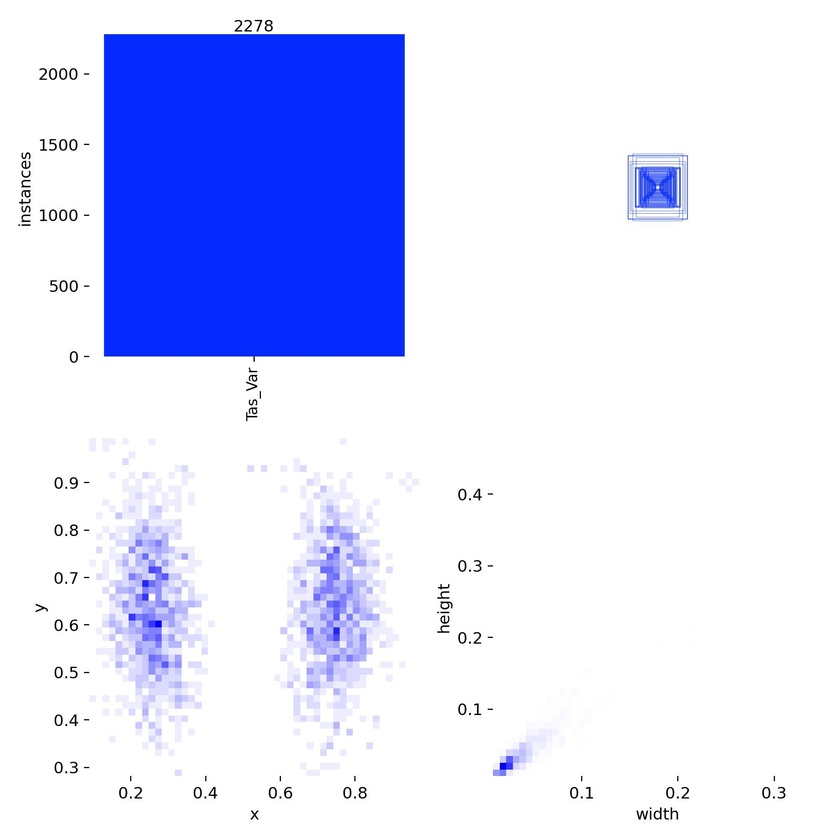
#> input picture runs/train_yolov8l_data_20251121_010025/labels.jpg, 840 x 840 px, shrunk from 1600 x 1600 before the run
$ python -i preprocessing_1.py   (imports and definitions only)
#> lines starting #> are read from the running program, lines starting #| are printed output that depends on the picture
#> further down, picture is the input picture: shape (840, 840, 3); mean B, G, R 253.1, 221.2, 216.1
import cv2 as cv
import numpy as np
import os
import shutil


def process_image(img: np.ndarray,
                  blur_kernel : tuple[int, int] = (3, 3),
                  gamma: float = 0.5,
                  blend_weights: tuple[float, float] = (-0.4, 1.6)) -> np.ndarray:
    # Apply Gaussian blur
#> called with blur_kernel = (3, 3), gamma = 0.5, blend_weights = (-0.4, 1.6)
    img = cv.GaussianBlur(img, blur_kernel, sigmaX=0)
    # Apply gamma correction
    inv_gamma = 1.0 / gamma
    table = np.array([(i/255.0)**inv_gamma * 255 for i in range(256)]).astype("uint8")
    img_gamma = cv.LUT(img, table)
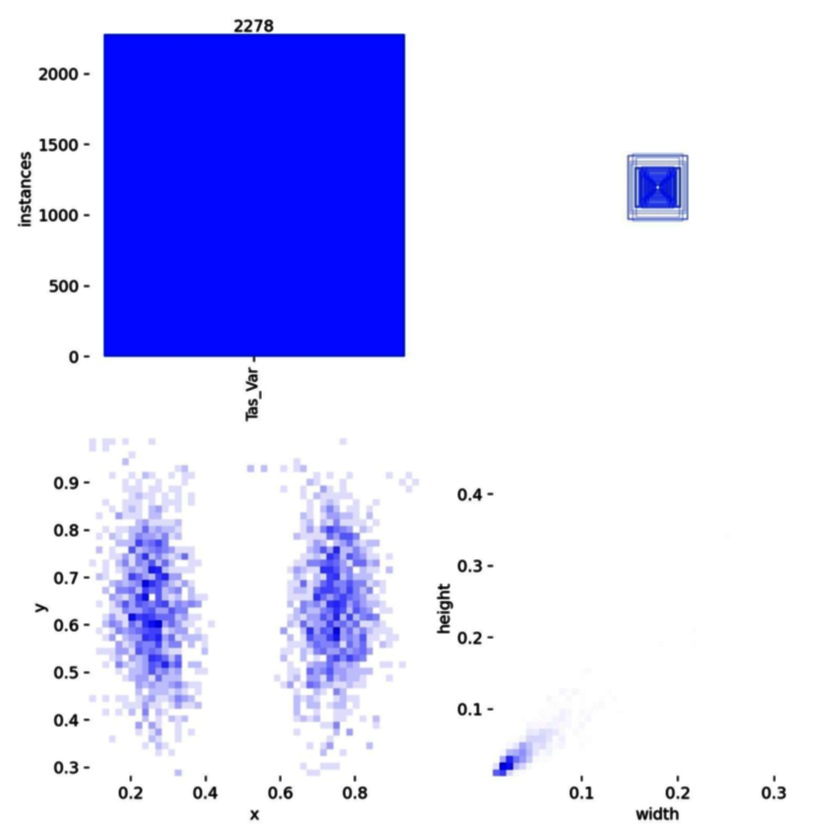
#> img_gamma: shape (840, 840, 3); mean of channels 0, 1, 2 251.8, 213.2, 212.3; drawn as B, G, R
    # Blend images to enhance contrast
    img = cv.addWeighted(img, blend_weights[0], img_gamma, blend_weights[1], 0)
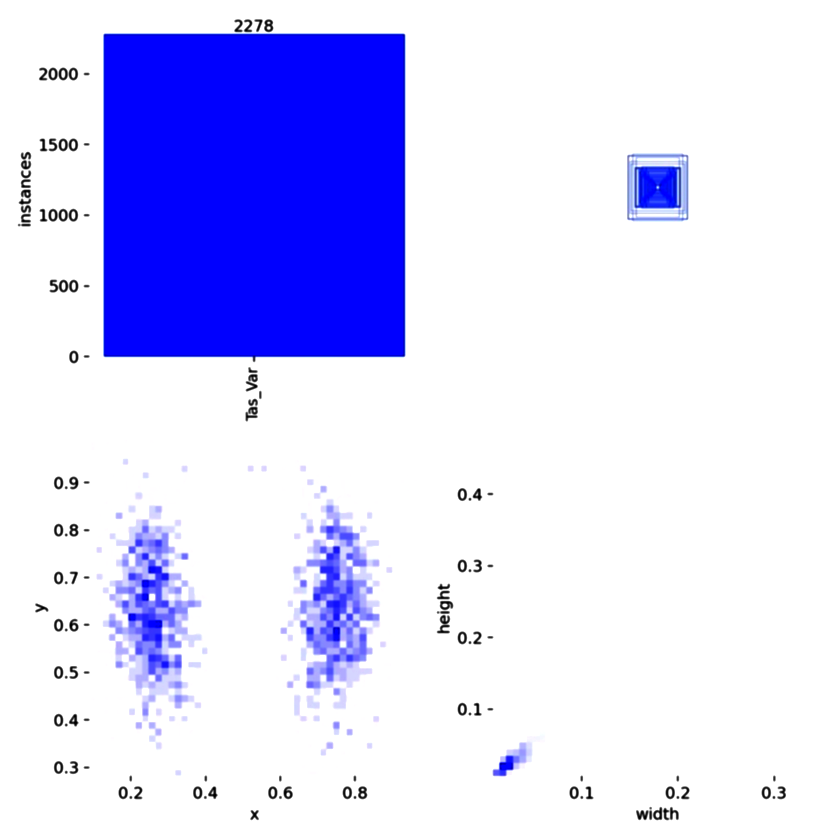
#> img: shape (840, 840, 3); mean of channels 0, 1, 2 253.1, 213.9, 213.7; drawn as B, G, R
    return img


def preprocess_1() -> None:
    for dirpath, _, filenames in os.walk("data"):
        # Transform and save images
        if dirpath.endswith("images"):
            for filename in filenames:
                # Read image in grayscale
                img = cv.imread(os.path.join(dirpath, filename), cv.IMREAD_GRAYSCALE)
                # Process image
                img = process_image(img)
                img = cv.cvtColor(img, cv.COLOR_GRAY2BGR)
                # Save preprocessed image
                out_dir = dirpath.replace("data", "data_preprocessed")
                os.makedirs(out_dir, exist_ok=True)
                base, _ = os.path.splitext(filename)
                out_path = os.path.join(out_dir, base + ".jpg")
                img_to_save = img if img.dtype == np.uint8 else np.clip(img, 0, 255).astype(np.uint8)
                cv.imwrite(out_path, img_to_save, [int(cv.IMWRITE_JPEG_QUALITY), 95])
        # Copy label files
        elif dirpath.endswith("labels"):
            shutil.copytree(dirpath, dirpath.replace("data", "data_preprocessed"), dirs_exist_ok=True)
        # Pass if other directories
        else:
            continue
    # Copy data.yaml
    shutil.copy("data/data.yaml", "data_preprocessed/data.yaml")

# [2 lines not run here, left out]

>>> import cv2
>>> picture = cv2.imread('../runs/train_yolov8l_data_20251121_010025/labels.jpg')
>>> result = process_image(picture)
